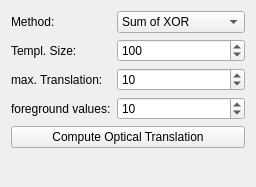
<?xml version="1.0" encoding="UTF-8"?>
<ui version="4.0">
 <class>containingWidget</class>
 <widget class="QWidget" name="containingWidget">
  <property name="geometry">
   <rect>
    <x>0</x>
    <y>0</y>
    <width>256</width>
    <height>187</height>
   </rect>
  </property>
  <property name="sizePolicy">
   <sizepolicy hsizetype="Preferred" vsizetype="Preferred">
    <horstretch>1</horstretch>
    <verstretch>0</verstretch>
   </sizepolicy>
  </property>
  <property name="minimumSize">
   <size>
    <width>50</width>
    <height>0</height>
   </size>
  </property>
  <property name="baseSize">
   <size>
    <width>0</width>
    <height>0</height>
   </size>
  </property>
  <property name="windowTitle">
   <string>Form</string>
  </property>
  <layout class="QVBoxLayout" name="verticalLayout_2">
   <item>
    <layout class="QVBoxLayout" name="verticalLayout_5">
     <item>
      <layout class="QFormLayout" name="formLayout">
       <property name="fieldGrowthPolicy">
        <enum>QFormLayout::AllNonFixedFieldsGrow</enum>
       </property>
       <item row="0" column="0">
        <widget class="QLabel" name="label">
         <property name="text">
          <string>Method:</string>
         </property>
        </widget>
       </item>
       <item row="1" column="0">
        <widget class="QLabel" name="label_2">
         <property name="text">
          <string>Templ. Size:</string>
         </property>
        </widget>
       </item>
       <item row="0" column="1">
        <widget class="QComboBox" name="methodBox">
         <property name="currentIndex">
          <number>0</number>
         </property>
         <item>
          <property name="text">
           <string>Sum of XOR</string>
          </property>
         </item>
         <item>
          <property name="text">
           <string>Norm. Cross Correlation</string>
          </property>
         </item>
         <item>
          <property name="text">
           <string>Cross Correlation</string>
          </property>
         </item>
        </widget>
       </item>
       <item row="1" column="1">
        <widget class="QSpinBox" name="templateSizeBox">
         <property name="maximum">
          <number>100000</number>
         </property>
         <property name="singleStep">
          <number>10</number>
         </property>
         <property name="value">
          <number>100</number>
         </property>
        </widget>
       </item>
       <item row="2" column="0">
        <widget class="QLabel" name="label_3">
         <property name="text">
          <string>max. Translation:</string>
         </property>
        </widget>
       </item>
       <item row="2" column="1">
        <widget class="QSpinBox" name="maxTranslationBox">
         <property name="maximum">
          <number>9999999</number>
         </property>
         <property name="value">
          <number>10</number>
         </property>
        </widget>
       </item>
       <item row="3" column="0">
        <widget class="QLabel" name="label_4">
         <property name="text">
          <string>foreground values:</string>
         </property>
        </widget>
       </item>
       <item row="3" column="1">
        <widget class="QSpinBox" name="maxDiffValsBox">
         <property name="maximum">
          <number>99999999</number>
         </property>
         <property name="value">
          <number>10</number>
         </property>
        </widget>
       </item>
      </layout>
     </item>
     <item>
      <widget class="QPushButton" name="computeTranslationButton">
       <property name="text">
        <string>Compute Optical Translation</string>
       </property>
      </widget>
     </item>
     <item>
      <spacer name="verticalSpacer">
       <property name="orientation">
        <enum>Qt::Vertical</enum>
       </property>
       <property name="sizeHint" stdset="0">
        <size>
         <width>20</width>
         <height>40</height>
        </size>
       </property>
      </spacer>
     </item>
    </layout>
   </item>
  </layout>
 </widget>
 <resources/>
 <connections/>
</ui>
